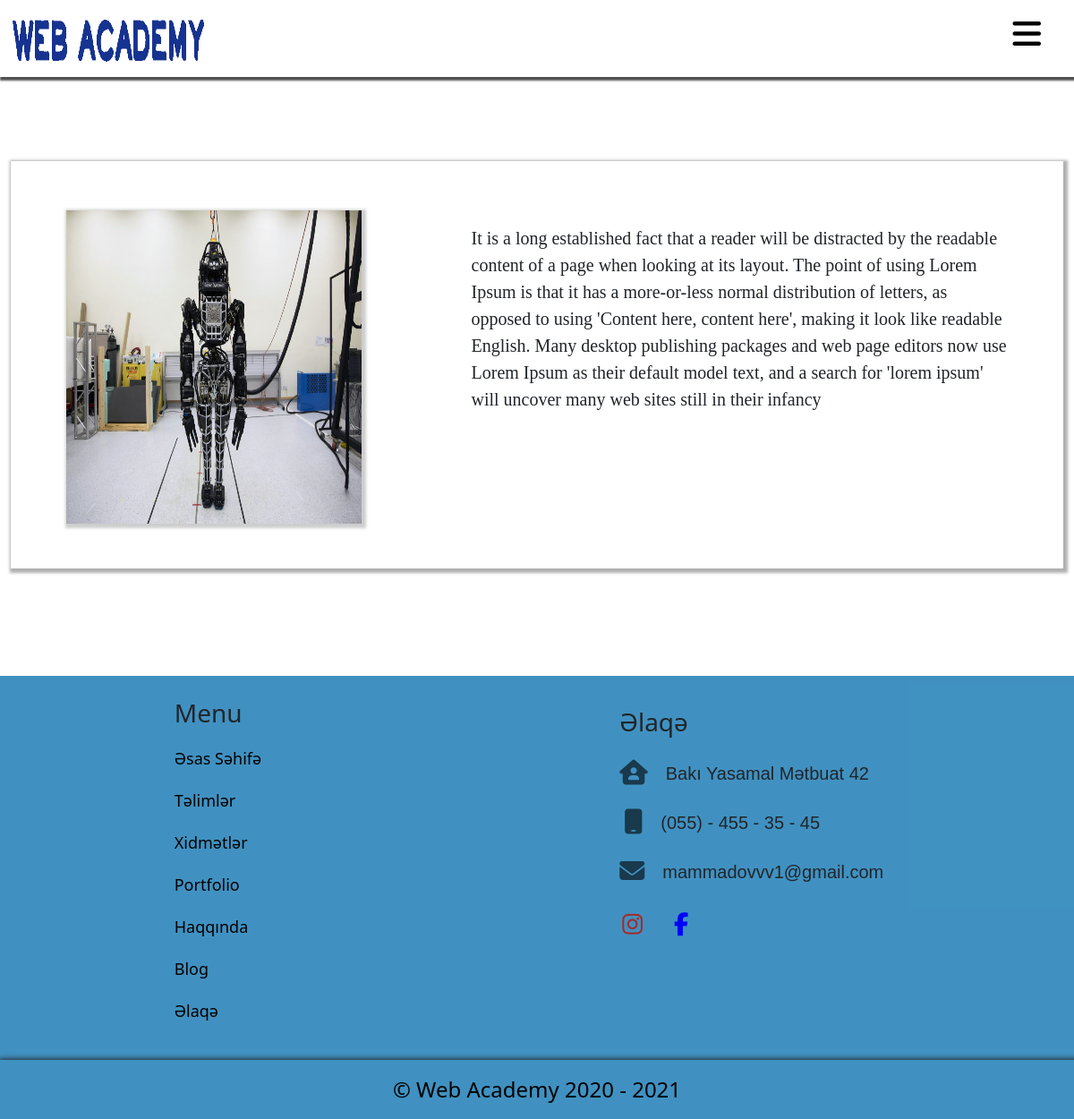
Page /about.php on the committed database.
### tables this page shows
CREATE TABLE `nizamlamalar` (
  `id` int(2) UNSIGNED NOT NULL,
  `basliq` varchar(256) NOT NULL,
  `aciqlama` varchar(256) NOT NULL,
  `robots` varchar(250) NOT NULL,
  `logo` varchar(250) NOT NULL,
  `unvan` varchar(150) NOT NULL,
  `email` varchar(100) NOT NULL,
  `tel` varchar(25) NOT NULL,
  `mobil` varchar(25) NOT NULL,
  `facebook` varchar(250) NOT NULL,
  `instagram` varchar(250) NOT NULL,
  `haqqinda` text NOT NULL,
  `sekil` varchar(250) NOT NULL,
  `slide1` varchar(250) NOT NULL,
  `slide2` varchar(250) NOT NULL,
  `slide3` varchar(250) NOT NULL
);

### admin/settings/code/front.php (called while the page is built, shortened)
<?php
$db = new DBConnection;
require_once 'admin/settings/class/crud.php';
$CRUD = new CRUD;
 $setting=$CRUD->Select('nizamlamalar');

### admin/settings/class/crud.php (called while the page is built, shortened)
<?php
 class CRUD{
    public function Select($table,$multi=0,$where=null,$col="*",$arr=null)
    {
        global $db;
        $slc = $db->prepare("SELECT $col from $table $where ");
        $slc->execute($arr);
        return $multi==0 ? $slc->fetch(PDO::FETCH_ASSOC) : $slc->fetchAll(PDO::FETCH_ASSOC);
    }
 }

### about.php (the view)
<!DOCTYPE <?php require_once 'header.php' ?>
            <section>
                <div class="container">
                    <div class="about d-flex justify-content-around">
                        <div class="about_img"><img src="<?=$setting['sekil'] ?>" alt=""></div>
                        <div class="mezmun">
                            <p> <?= $setting['haqqinda'] ?>  </p>
                        </div>
                    </div>
                </div>
            </section>
            <?php require_once 'footer.php' ?>

### footer.php (shortened to what this page needs)
    <footer>
    <div class="row">
                <div class="footer  ">
                    <div class="footer_menu col-lg-2">
                        <ul>
                        <h3 >Menu</h3>
                            <li><a href="index.php">Əsas Səhifə</a></li>
                            <li><a href="training.php">Təlimlər</a></li>
                            <li><a href="services.php">Xidmətlər</a></li>
                            <li><a href="portofilo.php">Portfolio</a></li>
                            <li><a href="about.php">Haqqında</a></li>
                            <li><a href="blog.php">Blog</a></li>
                            <li><a href="contact.php">Əlaqə</a></li>
                        </ul>
                    </div>
                    <div class="foot_cntct ">
                        <div class="sos">
                            <ul>
                                  <h3>Əlaqə</h3>
                                <li><i class="fas fa-house-user "></i><span> <?= $setting['unvan'] ?> </span></li>
                                <li class="mobil"><i class="fas fa-mobile"></i> <span> <?= $setting['mobil'] ?></span></li>
                                <li><i class="fas fa-envelope"></i></i><span> <?= $setting['email'] ?> </span></li>
                            </ul>
                        </div>
                        <div class="social">
                            <a href="<?= $setting['instagram'] ?>" title="İnstagram"><i class="fab fa-instagram"></i></a>
                            <a href="<?= $setting['facebook'] ?>" title="Faceebook"><i class="fab fa-facebook-f"></i></a>
                        </div>
                    </div>
                </div>
                <div class="copy">
                    <p>  © Web Academy <?= date("Y") == "2020" ? "2020" : "2020 - " . date("Y") ?></p>
                </div>
            </footer>
        </body>
</html>

### assets/style.css (style rules this page uses)
* { margin: 0; padding: 0; box-sizing: border-box; list-style: none; }
.container { margin: auto; max-width: 1300px; }
.row { margin-right: 0 !important; margin-left: 0; }
section { margin-top: 180px; }
.about { padding-bottom: 50px; box-shadow: 2px 2px 3px 3px rgba(126, 125, 125, 0.603); padding-top: 55px; }
.about_img img { box-shadow: 2px 2px 3px 3px rgba(173, 172, 172, 0.603); width: 330px; height: 350px; }
.mezmun p { font-size: 20px; font-family: 'Times New Roman', Times, serif; max-width: 600px; }
footer { background-color: rgba(39, 131, 185, 0.884); margin-top: 120px; }
.footer { display: flex; justify-content: space-around; margin-top: 25px; }
.footer li { list-style: none; }
.footer_menu li a { text-decoration: none; color: #000; display: block; margin-top: 20px; font-size: 18px; transition: 2s; }
.sos ul li { display: flex; margin-top: 25px; font-size: 20px; font-family: Arial, Helvetica, sans-serif; }
.sos span { margin-left: 20px; font-size: 20px; }
.fa-mobile { padding-left: 5px; }
.foot_cntct { margin-right: 50px; }
.sos i { color: #000; font-size: 28px; opacity: .6; display: block; }
.sos h3 { margin-top: 10px !important; }
.social { display: flex; }
.social a { margin-top: 15px; margin-left: 35px; }
.social i { font-size: 26px; }
.fa-instagram { color: brown; }
.fa-facebook-f { color: blue; }
.copy { width: 100%; margin-top: 25px; box-shadow: 5px 5px 6px 6px; }
.copy p { padding: 15px; font-size: 24px; color: #000; text-align: center; margin-bottom: 0; }

### rows in the picture
nizamlamalar: sekil (picture), haqqinda "It is a long established fact that a reader will be distracted by the readable content of a page when looking at its layout. The point of using Lorem Ipsum is that it has a more-or-less normal distribution of letters, as opposed to using 'Content here, content here', making it look like readable English. Many desktop publishing packages and web page editors now use Lorem Ipsum as their default model text, and a search for 'lorem ipsum' will uncover many web sites still in their infancy", unvan "Bakı Yasamal Mətbuat 42", mobil "(055) - 455 - 35 - 45", email "mammadovvv1@gmail.com"
